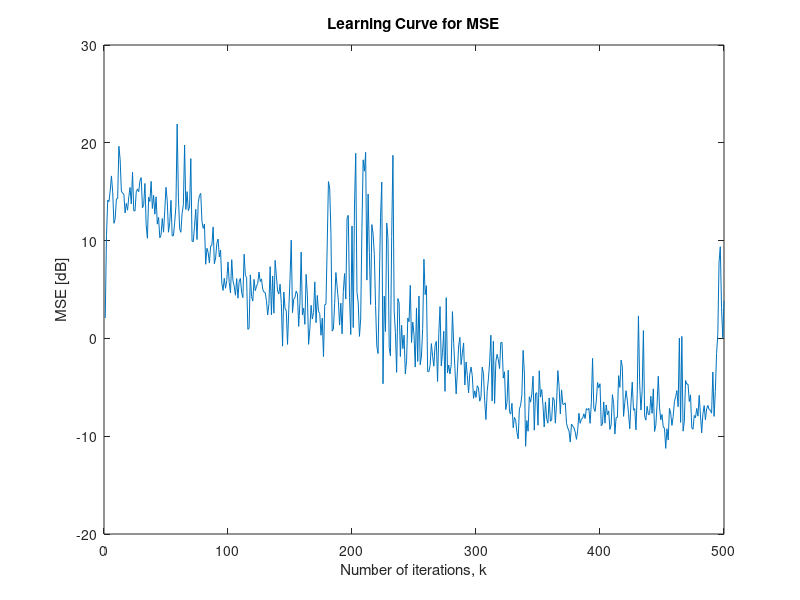

The MATLAB script that drew this image:
%   Volterra_LMS.m
%       Implements the Volterra LMS algorithm for REAL valued data.
%       (Algorithm 11.1 - book: Adaptive Filtering: Algorithms and Practical
%                                                        Implementation, Diniz)
%  
%   Input parameters:
%       Nr     : members of ensemble.
%       dim    : iterations.
%       Sx     : standard deviation of input.
%       Sn     : standard deviation of measurement noise.
%       u      : convergence factor matrix.
%       Nw     : length of the adaptive filter.
%      
%   Output parameters:
%       MSE    : mean-square error.
%  
%   Authors:
%       . Guilherme de Oliveira Pinto   - guilhermepinto7@gmail.com & guilherme@lps.ufrj.br
%       . Markus Vinícius Santos Lima   - mvsl20@gmailcom           & markus@lps.ufrj.br
%       . Wallace Alves Martins         - wallace.wam@gmail.com     & wallace@lps.ufrj.br
%       . Luiz Wagner Pereira Biscainho - cpneqs@gmail.com          & wagner@lps.ufrj.br
%       . Paulo Sergio Ramirez Diniz    -                             diniz@lps.ufrj.br
%


clear all;		% clear memory


% Input: 
Nr     = 100;
dim    = 5e2;
Sx     = 1; 
Sn     = 1e-1;
Nw     = 9;
u      = diag([0.08*ones(1,3) 0.01*ones(1,Nw-3)]);


for j=1:Nr
   n=Sn*randn(dim,1);        % noise at system output 
   x=Sx*randn(dim,1);        % input signal
   xl1=zeros(dim,1); xl2=xl1; 
   xl1(2:dim)=x(1:dim-1);    % x(k-1)
   xl2(3:dim)=x(1:dim-2);    % x(k-2)
   d=zeros(dim,1);
   d=-.76*x-xl1+xl2+.5*x.^2+2*x.*xl2-1.6*xl1.^2+1.2*xl2.^2+.8*xl1.*xl2+n; ...
     % unknown system output
   w=zeros(Nw,dim);           % initial coefficient vector
   uxl=[x xl1 xl2 x.^2 x.*xl1 x.*xl2 xl1.^2 xl1.*xl2 xl2.^2]'; % input vectors
   
   for i=1:dim
      e(i)=d(i)-w(:,i)'*uxl(:,i)+n(i);    % error sample
      y(i)=w(:,i)'*uxl(:,i);              % output sample
      w(:,i+1)=w(:,i)+2*u*e(i)*uxl(:,i);  % new coefficient vector
   end
   mse(j,:)=e.^2;
end 

MSE=mean(mse);


% Output:
figure,
plot(10*log10(MSE));
title('Learning Curve for MSE');
xlabel('Number of iterations, k'); ylabel('MSE [dB]');


